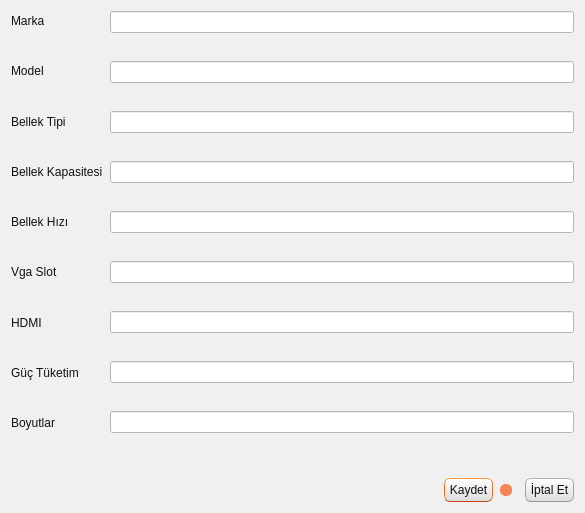
<?xml version="1.0" encoding="UTF-8"?>
<ui version="4.0">
 <class>TKNEkranKartiPencere</class>
 <widget class="QDialog" name="TKNEkranKartiPencere">
  <property name="geometry">
   <rect>
    <x>0</x>
    <y>0</y>
    <width>585</width>
    <height>513</height>
   </rect>
  </property>
  <property name="windowTitle">
   <string>Dialog</string>
  </property>
  <property name="styleSheet">
   <string notr="true">/*
Ubuntu Style Sheet for QT Applications
Author: Jaime A. Quiroga P.
Company: GTRONICK
Last updated: 09/10/2019 (dd/mm/yyyy), 12:31.
Available at: https://github.com/GTRONICK/QSS/blob/master/Ubuntu.qss
*/
QMainWindow {
	background-color:#f0f0f0;
}
QCheckBox {
	padding:2px;
}
QCheckBox:hover {
	border:1px solid rgb(255,150,60);
	border-radius:4px;
	padding: 1px;
	background-color:qlineargradient(spread:pad, x1:0.5, y1:1, x2:0.5, y2:0, stop:0 rgba(190, 90, 50, 50), stop:1 rgba(250, 130, 40, 50));
}
QCheckBox::indicator:checked {
	border:1px solid rgb(246, 134, 86);
	border-radius:4px;
  	background-color:rgb(246, 134, 86)
}
QCheckBox::indicator:unchecked {
	border-width:1px solid rgb(246, 134, 86);
	border-radius:4px;
  	background-color:rgb(255,255,255);
}
QColorDialog {
	background-color:#f0f0f0;
}
QComboBox {
	color:rgb(81,72,65);
	background: #ffffff;
}
QComboBox:editable {
	selection-color:rgb(81,72,65);
	selection-background-color: #ffffff;
}
QComboBox QAbstractItemView {
	selection-color: #ffffff;
	selection-background-color: rgb(246, 134, 86);
}
QComboBox:!editable:on, QComboBox::drop-down:editable:on {
	color:  #1e1d23;	
}
QDateTimeEdit, QDateEdit, QDoubleSpinBox, QFontComboBox {
	color:rgb(81,72,65);
	background-color: #ffffff;
}

QDialog {
	background-color:#f0f0f0;
}

QLabel,QLineEdit {
	color:rgb(17,17,17);
}
QLineEdit {
	background-color:rgb(255,255,255);
	selection-background-color:rgb(236,116,64);
}
QMenuBar {
	color:rgb(223,219,210);
	background-color:rgb(65,64,59);
}
QMenuBar::item {
	padding-top:4px;
	padding-left:4px;
	padding-right:4px;
	color:rgb(223,219,210);
	background-color:rgb(65,64,59);
}
QMenuBar::item:selected {
	color:rgb(255,255,255);
	padding-top:2px;
	padding-left:2px;
	padding-right:2px;
	border-top-width:2px;
	border-left-width:2px;
	border-right-width:2px;
	border-top-right-radius:4px;
	border-top-left-radius:4px;
	border-style:solid;
	background-color:rgb(65,64,59);
	border-top-color: rgb(47,47,44);
	border-right-color: qlineargradient(spread:pad, x1:0, y1:1, x2:1, y2:0, stop:0 rgba(90, 87, 78, 255), stop:1 rgba(47,47,44, 255));
	border-left-color:  qlineargradient(spread:pad, x1:1, y1:0, x2:0, y2:0, stop:0 rgba(90, 87, 78, 255), stop:1 rgba(47,47,44, 255));
}
QMenu {
	color:rgb(223,219,210);
	background-color:rgb(65,64,59);
}
QMenu::item {
	color:rgb(223,219,210);
	padding:4px 10px 4px 20px;
}
QMenu::item:selected {
	color:rgb(255,255,255);
	background-color: qlineargradient(spread:pad, x1:0.5, y1:1, x2:0.5, y2:0, stop:0 rgba(225, 108, 54, 255), stop:1 rgba(246, 134, 86, 255));
	border-style:solid;
	border-width:3px;
	padding:4px 7px 4px 17px;
	border-bottom-color:qlineargradient(spread:pad, x1:0.5, y1:1, x2:0.5, y2:0, stop:0 rgba(175,85,48,255), stop:1 rgba(236,114,67, 255));
	border-top-color:qlineargradient(spread:pad, x1:0.5, y1:1, x2:0.5, y2:0, stop:0 rgba(253,156,113,255), stop:1 rgba(205,90,46, 255));
	border-right-color:qlineargradient(spread:pad, x1:0, y1:0.5, x2:1, y2:0.5, stop:0 rgba(253,156,113,255), stop:1 rgba(205,90,46, 255));
	border-left-color:qlineargradient(spread:pad, x1:1, y1:0.5, x2:0, y2:0.5, stop:0 rgba(253,156,113,255), stop:1 rgba(205,90,46, 255));
}
QPlainTextEdit {
	border-width: 1px solid transparent;
	color:rgb(17,17,17);
	selection-background-color:rgb(236,116,64);
}
QProgressBar {
	text-align: center;
	color: rgb(0, 0, 0);
	border: 1px inset rgb(150,150,150); 
	border-radius: 10px;
	background-color:rgb(221,221,219);
}
QProgressBar::chunk:horizontal {
	background-color: qlineargradient(spread:pad, x1:0.5, y1:1, x2:0.5, y2:0, stop:0 rgba(225, 108, 54, 255), stop:1 rgba(246, 134, 86, 255));
	border:1px solid;
	border-radius:8px;
	border-bottom-color:qlineargradient(spread:pad, x1:0.5, y1:1, x2:0.5, y2:0, stop:0 rgba(175,85,48,255), stop:1 rgba(236,114,67, 255));
	border-top-color:qlineargradient(spread:pad, x1:0.5, y1:1, x2:0.5, y2:0, stop:0 rgba(253,156,113,255), stop:1 rgba(205,90,46, 255));
	border-right-color:qlineargradient(spread:pad, x1:0, y1:0.5, x2:1, y2:0.5, stop:0 rgba(253,156,113,255), stop:1 rgba(205,90,46, 255));
	border-left-color:qlineargradient(spread:pad, x1:1, y1:0.5, x2:0, y2:0.5, stop:0 rgba(253,156,113,255), stop:1 rgba(205,90,46, 255));
}
QPushButton{
	color:rgb(17,17,17);
	border-width: 1px;
	border-radius: 6px;
	border-bottom-color: rgb(150,150,150);
	border-right-color: rgb(165,165,165);
	border-left-color: rgb(165,165,165);
	border-top-color: rgb(180,180,180);
	border-style: solid;
	padding: 4px;
	background-color: qlineargradient(spread:pad, x1:0.5, y1:1, x2:0.5, y2:0, stop:0 rgba(220, 220, 220, 255), stop:1 rgba(255, 255, 255, 255));
}
QPushButton:hover{
	color:rgb(17,17,17);
	border-width: 1px;
	border-radius:6px;
	border-top-color: rgb(255,150,60);
	border-right-color: qlineargradient(spread:pad, x1:0, y1:1, x2:1, y2:0, stop:0 rgba(200, 70, 20, 255), stop:1 rgba(255,150,60, 255));
	border-left-color:  qlineargradient(spread:pad, x1:1, y1:0, x2:0, y2:0, stop:0 rgba(200, 70, 20, 255), stop:1 rgba(255,150,60, 255));
	border-bottom-color: rgb(200,70,20);
	border-style: solid;
	padding: 2px;
	background-color: qlineargradient(spread:pad, x1:0.5, y1:1, x2:0.5, y2:0, stop:0 rgba(220, 220, 220, 255), stop:1 rgba(255, 255, 255, 255));
}
QPushButton:default{
	color:rgb(17,17,17);
	border-width: 1px;
	border-radius:6px;
	border-top-color: rgb(255,150,60);
	border-right-color: qlineargradient(spread:pad, x1:0, y1:1, x2:1, y2:0, stop:0 rgba(200, 70, 20, 255), stop:1 rgba(255,150,60, 255));
	border-left-color:  qlineargradient(spread:pad, x1:1, y1:0, x2:0, y2:0, stop:0 rgba(200, 70, 20, 255), stop:1 rgba(255,150,60, 255));
	border-bottom-color: rgb(200,70,20);
	border-style: solid;
	padding: 2px;
	background-color: qlineargradient(spread:pad, x1:0.5, y1:1, x2:0.5, y2:0, stop:0 rgba(220, 220, 220, 255), stop:1 rgba(255, 255, 255, 255));
}
QPushButton:pressed{
	color:rgb(17,17,17);
	border-width: 1px;
	border-radius: 6px;
	border-width: 1px;
	border-top-color: rgba(255,150,60,200);
	border-right-color: qlineargradient(spread:pad, x1:0, y1:1, x2:1, y2:0, stop:0 rgba(200, 70, 20, 255), stop:1 rgba(255,150,60, 200));
	border-left-color:  qlineargradient(spread:pad, x1:1, y1:0, x2:0, y2:0, stop:0 rgba(200, 70, 20, 255), stop:1 rgba(255,150,60, 200));
	border-bottom-color: rgba(200,70,20,200);
	border-style: solid;
	padding: 2px;
	background-color: qlineargradient(spread:pad, x1:0.5, y1:0, x2:0.5, y2:1, stop:0 rgba(220, 220, 220, 255), stop:1 rgba(255, 255, 255, 255));
}
QPushButton:disabled{
	color:rgb(174,167,159);
	border-width: 1px;
	border-radius: 6px;
	background-color: qlineargradient(spread:pad, x1:0.5, y1:1, x2:0.5, y2:0, stop:0 rgba(200, 200, 200, 255), stop:1 rgba(230, 230, 230, 255));
}
QRadioButton {
	padding: 1px;
}
QRadioButton::indicator:checked {
	height: 10px;
	width: 10px;
	border-style:solid;
	border-radius:5px;
	border-width: 1px;
	border-color: rgba(246, 134, 86, 255);
	color: #a9b7c6;
	background-color:rgba(246, 134, 86, 255);
}
QRadioButton::indicator:!checked {
	height: 10px;
	width: 10px;
	border-style:solid;
	border-radius:5px;
	border-width: 1px;
	border-color: rgb(246, 134, 86);
	color: #a9b7c6;
	background-color: transparent;
}
QScrollArea {
	color: white;
	background-color:#f0f0f0;
}
QSlider::groove {
	border-style: solid;
	border-width: 1px;
	border-color: rgb(207,207,207);
}
QSlider::groove:horizontal {
	height: 5px;
	background: rgb(246, 134, 86);
}
QSlider::groove:vertical {
	width: 5px;
	background: rgb(246, 134, 86);
}
QSlider::handle:horizontal {
	background: rgb(253,253,253);
	border-style: solid;
	border-width: 1px;
	border-color: rgb(207,207,207);
	width: 12px;
	margin: -5px 0;
	border-radius: 7px;
}
QSlider::handle:vertical {
	background: rgb(253,253,253);
	border-style: solid;
	border-width: 1px;
	border-color: rgb(207,207,207);
	height: 12px;
	margin: 0 -5px;
	border-radius: 7px;
}
QSlider::add-page:horizontal, QSlider::add-page:vertical {
 	background: white;
}
QSlider::sub-page:horizontal, QSlider::sub-page:vertical {
	background: rgb(246, 134, 86);
}
QStatusBar, QSpinBox {
	color:rgb(81,72,65);
}
QSpinBox {
	background-color: #ffffff;
}
QScrollBar:horizontal {
	max-height: 20px;
	border: 1px transparent;
	margin: 0px 20px 0px 20px;
}
QScrollBar::handle:horizontal {
	background: rgb(253,253,253);
	border: 1px solid rgb(207,207,207);
	border-radius: 7px;
	min-width: 25px;
}
QScrollBar::handle:horizontal:hover {
	background: rgb(253,253,253);
	border: 1px solid rgb(255,150,60);
	border-radius: 7px;
	min-width: 25px;
}
QScrollBar::add-line:horizontal {
  	border: 1px solid rgb(207,207,207);
  	border-top-right-radius: 7px;
  	border-top-left-radius: 7px;
  	border-bottom-right-radius: 7px;
  	background: rgb(255, 255, 255);
  	width: 20px;
  	subcontrol-position: right;
  	subcontrol-origin: margin;
}
QScrollBar::add-line:horizontal:hover {
  	border: 1px solid rgb(255,150,60);
  	border-top-right-radius: 7px;
  	border-top-left-radius: 7px;
  	border-bottom-right-radius: 7px;
  	background: rgb(255, 255, 255);
  	width: 20px;
  	subcontrol-position: right;
  	subcontrol-origin: margin;
}
QScrollBar::add-line:horizontal:pressed {
  	border: 1px solid grey;
  	border-top-left-radius: 7px;
  	border-top-right-radius: 7px;
  	border-bottom-right-radius: 7px;
  	background: rgb(231,231,231);
  	width: 20px;
  	subcontrol-position: right;
  	subcontrol-origin: margin;
}
QScrollBar::sub-line:horizontal {
  	border: 1px solid rgb(207,207,207);
  	border-top-right-radius: 7px;
  	border-top-left-radius: 7px;
  	border-bottom-left-radius: 7px;
  	background: rgb(255, 255, 255);
  	width: 20px;
  	subcontrol-position: left;
  	subcontrol-origin: margin;
}
QScrollBar::sub-line:horizontal:hover {
  	border: 1px solid rgb(255,150,60);
  	border-top-right-radius: 7px;
  	border-top-left-radius: 7px;
  	border-bottom-left-radius: 7px;
  	background: rgb(255, 255, 255);
  	width: 20px;
  	subcontrol-position: left;
  	subcontrol-origin: margin;
}
QScrollBar::sub-line:horizontal:pressed {
  	border: 1px solid grey;
  	border-top-right-radius: 7px;
  	border-top-left-radius: 7px;
  	border-bottom-left-radius: 7px;
  	background: rgb(231,231,231);
  	width: 20px;
  	subcontrol-position: left;
  	subcontrol-origin: margin;
}
QScrollBar::left-arrow:horizontal {
  	border: 1px transparent grey;
  	border-top-left-radius: 3px;
  	border-bottom-left-radius: 3px;
  	width: 6px;
  	height: 6px;
  	background: rgb(230,230,230);
}
QScrollBar::right-arrow:horizontal {
	border: 1px transparent grey;
	border-top-right-radius: 3px;
	border-bottom-right-radius: 3px;
  	width: 6px;
  	height: 6px;
 	background: rgb(230,230,230);
}
QScrollBar::add-page:horizontal, QScrollBar::sub-page:horizontal {
 	background: none;
} 
QScrollBar:vertical {
	max-width: 20px;
	border: 1px transparent grey;
	margin: 20px 0px 20px 0px;
}
QScrollBar::add-line:vertical {
	border: 1px solid;
	border-color: rgb(207,207,207);
	border-bottom-right-radius: 7px;
	border-bottom-left-radius: 7px;
	border-top-left-radius: 7px;
	background: rgb(255, 255, 255);
  	height: 20px;
  	subcontrol-position: bottom;
  	subcontrol-origin: margin;
}
QScrollBar::add-line:vertical:hover {
  	border: 1px solid;
  	border-color: rgb(255,150,60);
  	border-bottom-right-radius: 7px;
  	border-bottom-left-radius: 7px;
  	border-top-left-radius: 7px;
  	background: rgb(255, 255, 255);
  	height: 20px;
  	subcontrol-position: bottom;
  	subcontrol-origin: margin;
}
QScrollBar::add-line:vertical:pressed {
  	border: 1px solid grey;
  	border-bottom-left-radius: 7px;
  	border-bottom-right-radius: 7px;
  	border-top-left-radius: 7px;
  	background: rgb(231,231,231);
  	height: 20px;
  	subcontrol-position: bottom;
  	subcontrol-origin: margin;
}
QScrollBar::sub-line:vertical {
  	border: 1px solid rgb(207,207,207);
  	border-top-right-radius: 7px;
  	border-top-left-radius: 7px;
  	border-bottom-left-radius: 7px;
  	background: rgb(255, 255, 255);
  	height: 20px;
  	subcontrol-position: top;
  	subcontrol-origin: margin;
}
QScrollBar::sub-line:vertical:hover {
  	border: 1px solid rgb(255,150,60);
  	border-top-right-radius: 7px;
  	border-top-left-radius: 7px;
  	border-bottom-left-radius: 7px;
	background: rgb(255, 255, 255);
  	height: 20px;
  	subcontrol-position: top;
  	subcontrol-origin: margin;
}
QScrollBar::sub-line:vertical:pressed {
  	border: 1px solid grey;
  	border-top-left-radius: 7px;
  	border-top-right-radius: 7px;
  	background: rgb(231,231,231);
 	height: 20px;
  	subcontrol-position: top;
  	subcontrol-origin: margin;
}
QScrollBar::handle:vertical {
	background: rgb(253,253,253);
	border: 1px solid rgb(207,207,207);
	border-radius: 7px;
	min-height: 25px;
}
QScrollBar::handle:vertical:hover {
	background: rgb(253,253,253);
	border: 1px solid rgb(255,150,60);
	border-radius: 7px;
	min-height: 25px;
}
QScrollBar::up-arrow:vertical {
	border: 1px transparent grey;
  	border-top-left-radius: 3px;
	border-top-right-radius: 3px;
  	width: 6px;
  	height: 6px;
  	background: rgb(230,230,230);
}
QScrollBar::down-arrow:vertical {
  	border: 1px transparent grey;
  	border-bottom-left-radius: 3px;
  	border-bottom-right-radius: 3px;
  	width: 6px;
  	height: 6px;
  	background: rgb(230,230,230);
}
QScrollBar::add-page:vertical, QScrollBar::sub-page:vertical {
  	background: none;
}
QTabWidget {
	color:rgb(0,0,0);
	background-color:rgb(247,246,246);
}
QTabWidget::pane {
	border-color: rgb(180,180,180);
	background-color:rgb(247,246,246);
	border-style: solid;
	border-width: 1px;
  	border-radius: 6px;
}
QTabBar::tab {
	padding-left:4px;
	padding-right:4px;
	padding-bottom:2px;
	padding-top:2px;
	color:rgb(81,72,65);
  	background-color: qlineargradient(spread:pad, x1:0.5, y1:1, x2:0.5, y2:0, stop:0 rgba(221,218,217,255), stop:1 rgba(240,239,238,255));
	border-style: solid;
	border-width: 1px;
  	border-top-right-radius:4px;
	border-top-left-radius:4px;
	border-top-color: rgb(180,180,180);
	border-left-color: rgb(180,180,180);
	border-right-color: rgb(180,180,180);
	border-bottom-color: transparent;
}
QTabBar::tab:selected, QTabBar::tab:last:selected, QTabBar::tab:hover {
  	background-color:rgb(247,246,246);
  	margin-left: 0px;
  	margin-right: 1px;
}
QTabBar::tab:!selected {
	margin-top: 1px;
	margin-right: 1px;
}
QTextEdit {
	border-width: 1px;
	border-style: solid;
	border-color:transparent;
	color:rgb(17,17,17);
	selection-background-color:rgb(236,116,64);
}
QTimeEdit, QToolBox, QToolBox::tab, QToolBox::tab:selected {
	color:rgb(81,72,65);
	background-color: #ffffff;
}</string>
  </property>
  <layout class="QVBoxLayout" name="verticalLayout_3">
   <item>
    <layout class="QHBoxLayout" name="horizontalLayout">
     <property name="spacing">
      <number>7</number>
     </property>
     <item>
      <layout class="QVBoxLayout" name="verticalLayout_2">
       <property name="spacing">
        <number>30</number>
       </property>
       <item>
        <widget class="QLabel" name="label">
         <property name="text">
          <string>Marka</string>
         </property>
         <property name="buddy">
          <cstring>lineEdit</cstring>
         </property>
        </widget>
       </item>
       <item>
        <widget class="QLabel" name="label_2">
         <property name="text">
          <string>Model</string>
         </property>
         <property name="buddy">
          <cstring>lineEdit_2</cstring>
         </property>
        </widget>
       </item>
       <item>
        <widget class="QLabel" name="label_3">
         <property name="text">
          <string>Bellek Tipi</string>
         </property>
         <property name="buddy">
          <cstring>lineEdit_3</cstring>
         </property>
        </widget>
       </item>
       <item>
        <widget class="QLabel" name="label_4">
         <property name="text">
          <string>Bellek Kapasitesi</string>
         </property>
         <property name="buddy">
          <cstring>lineEdit_4</cstring>
         </property>
        </widget>
       </item>
       <item>
        <widget class="QLabel" name="label_5">
         <property name="text">
          <string>Bellek Hızı</string>
         </property>
         <property name="buddy">
          <cstring>lineEdit_5</cstring>
         </property>
        </widget>
       </item>
       <item>
        <widget class="QLabel" name="label_6">
         <property name="text">
          <string>Vga Slot</string>
         </property>
         <property name="buddy">
          <cstring>lineEdit_6</cstring>
         </property>
        </widget>
       </item>
       <item>
        <widget class="QLabel" name="label_7">
         <property name="text">
          <string>HDMI</string>
         </property>
         <property name="buddy">
          <cstring>lineEdit_7</cstring>
         </property>
        </widget>
       </item>
       <item>
        <widget class="QLabel" name="label_9">
         <property name="text">
          <string>Güç Tüketim</string>
         </property>
         <property name="buddy">
          <cstring>lineEdit_9</cstring>
         </property>
        </widget>
       </item>
       <item>
        <widget class="QLabel" name="label_10">
         <property name="text">
          <string>Boyutlar</string>
         </property>
         <property name="buddy">
          <cstring>lineEdit_10</cstring>
         </property>
        </widget>
       </item>
      </layout>
     </item>
     <item>
      <layout class="QVBoxLayout" name="verticalLayout">
       <property name="spacing">
        <number>28</number>
       </property>
       <item>
        <widget class="QLineEdit" name="lineEdit"/>
       </item>
       <item>
        <widget class="QLineEdit" name="lineEdit_2"/>
       </item>
       <item>
        <widget class="QLineEdit" name="lineEdit_3"/>
       </item>
       <item>
        <widget class="QLineEdit" name="lineEdit_4"/>
       </item>
       <item>
        <widget class="QLineEdit" name="lineEdit_5"/>
       </item>
       <item>
        <widget class="QLineEdit" name="lineEdit_6"/>
       </item>
       <item>
        <widget class="QLineEdit" name="lineEdit_7"/>
       </item>
       <item>
        <widget class="QLineEdit" name="lineEdit_9"/>
       </item>
       <item>
        <widget class="QLineEdit" name="lineEdit_10"/>
       </item>
      </layout>
     </item>
    </layout>
   </item>
   <item>
    <spacer name="verticalSpacer">
     <property name="orientation">
      <enum>Qt::Vertical</enum>
     </property>
     <property name="sizeHint" stdset="0">
      <size>
       <width>20</width>
       <height>40</height>
      </size>
     </property>
    </spacer>
   </item>
   <item>
    <layout class="QHBoxLayout" name="horizontalLayout_2">
     <item>
      <spacer name="horizontalSpacer">
       <property name="orientation">
        <enum>Qt::Horizontal</enum>
       </property>
       <property name="sizeHint" stdset="0">
        <size>
         <width>40</width>
         <height>20</height>
        </size>
       </property>
      </spacer>
     </item>
     <item>
      <widget class="QPushButton" name="pushButton">
       <property name="text">
        <string>Kaydet</string>
       </property>
       <property name="icon">
        <iconset resource="../../kaynaklar.qrc">
         <normaloff>:/resimler/Save.png</normaloff>:/resimler/Save.png</iconset>
       </property>
      </widget>
     </item>
     <item>
      <widget class="QRadioButton" name="radioButton">
       <property name="text">
        <string/>
       </property>
       <property name="checked">
        <bool>true</bool>
       </property>
      </widget>
     </item>
     <item>
      <widget class="QPushButton" name="pushButton_2">
       <property name="text">
        <string>İptal Et</string>
       </property>
       <property name="icon">
        <iconset resource="../../kaynaklar.qrc">
         <normaloff>:/resimler/dialog-close.png</normaloff>:/resimler/dialog-close.png</iconset>
       </property>
      </widget>
     </item>
    </layout>
   </item>
  </layout>
 </widget>
 <resources>
  <include location="../../kaynaklar.qrc"/>
 </resources>
 <connections>
  <connection>
   <sender>pushButton</sender>
   <signal>clicked()</signal>
   <receiver>TKNEkranKartiPencere</receiver>
   <slot>accept()</slot>
   <hints>
    <hint type="sourcelabel">
     <x>404</x>
     <y>486</y>
    </hint>
    <hint type="destinationlabel">
     <x>273</x>
     <y>495</y>
    </hint>
   </hints>
  </connection>
  <connection>
   <sender>pushButton_2</sender>
   <signal>clicked()</signal>
   <receiver>TKNEkranKartiPencere</receiver>
   <slot>reject()</slot>
   <hints>
    <hint type="sourcelabel">
     <x>517</x>
     <y>488</y>
    </hint>
    <hint type="destinationlabel">
     <x>155</x>
     <y>491</y>
    </hint>
   </hints>
  </connection>
 </connections>
</ui>
